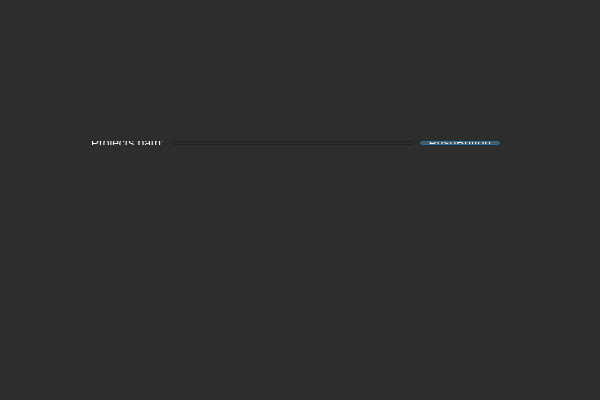
<?xml version="1.0" encoding="UTF-8"?>
<ui version="4.0">
 <class>SettingsDialog</class>
 <widget class="QDialog" name="SettingsDialog">
  <property name="geometry">
   <rect>
    <x>0</x>
    <y>0</y>
    <width>600</width>
    <height>400</height>
   </rect>
  </property>
  <property name="windowTitle">
   <string>Settings</string>
  </property>
  <property name="styleSheet">
   <string notr="true">background-color: rgb(45, 45, 45);
color: white;</string>
  </property>
  <widget class="QWidget" name="layoutWidget">
   <property name="geometry">
    <rect>
     <x>80</x>
     <y>130</y>
     <width>431</width>
     <height>26</height>
    </rect>
   </property>
   <layout class="QHBoxLayout" name="horizontalLayout">
    <item>
     <widget class="QLabel" name="path_lbl">
      <property name="text">
       <string>Projects path:</string>
      </property>
     </widget>
    </item>
    <item>
     <widget class="QLineEdit" name="path_le"/>
    </item>
    <item>
     <widget class="QPushButton" name="browse_btn">
      <property name="text">
       <string>PushButton</string>
      </property>
     </widget>
    </item>
   </layout>
  </widget>
 </widget>
 <layoutdefault spacing="6" margin="11"/>
 <resources/>
 <connections/>
</ui>
